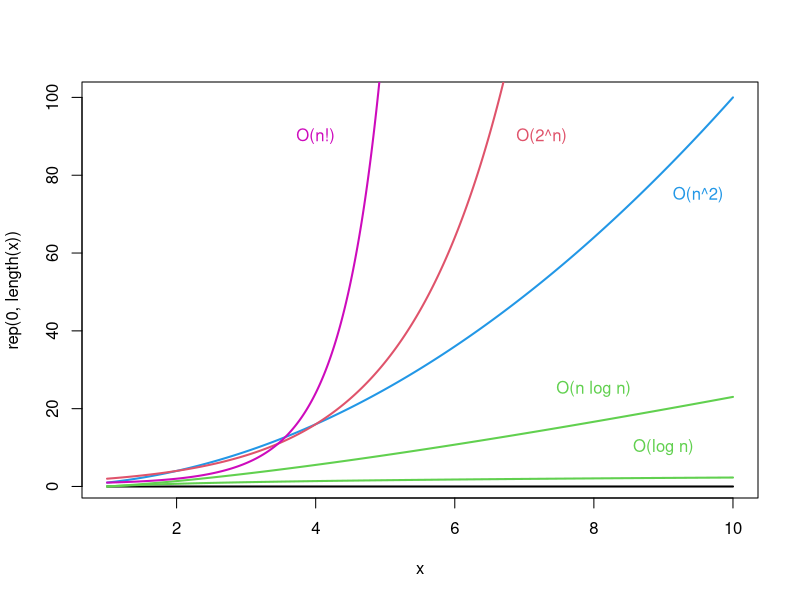

Recreate this plot in R.
x = seq(1, 10, 0.01)
plot(x, rep(0, length(x)), type="l", ylim=c(1, 100), lwd=2)
lines(x, log(x), lwd = 2, col=3)
text(x=9, y=10, labels = "O(log n)", col=3)

lines(x, x * log(x), lwd = 2, col=3)
text(x=8, y=25, labels = "O(n log n)", col=3)

lines(x, x ** 2, lwd = 2, col=4)
text(x=9.5, y=75, labels = "O(n^2)", col=4)

lines(x, 2 ** x, lwd = 2, col=10)
text(x=7.25, y=90, labels = "O(2^n)", col=10)

lines(x, factorial(x), lwd = 2, col=6)
text(x=4, y=90, labels = "O(n!)", col=6)

